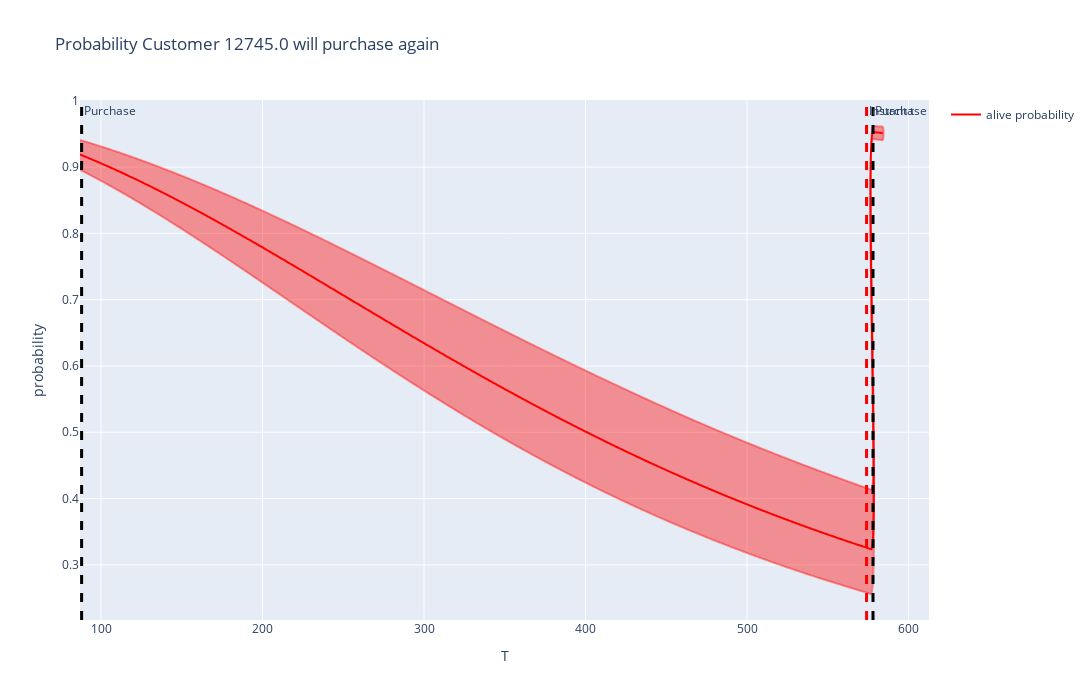

The code cell stored with this chart in its notebook:
### Code cell
bgm.plot_probability_alive(
    customer_id__,
    n_period,
    [1500, 700],
    T_future_transac
)

### Figure 1 — Plotly figure (JSON) as saved in the notebook; plotly's stock layout.template omitted (floating-point values rounded to 4 significant figures; data arrays with more than 128 entries replaced by an {"elided": "..."} marker saying what was removed)
{"data": [{"line": {"color": "rgb(255, 0, 0)", "shape": "spline"}, "name": "alive probability", "type": "scatter", "x": {"elided": "498 int values"}, "y": {"elided": "498 float values"}}, {"fill": "toself", "fillcolor": "rgba(255, 0, 0, 0.4)", "hoverinfo": "skip", "line": {"color": "rgba(255, 0, 0, 0.4)", "shape": "spline"}, "showlegend": false, "type": "scatter", "x": {"elided": "996 int values"}, "y": {"elided": "996 float values"}}], "layout": {"annotations": [{"showarrow": false, "text": "Instant t", "x": 574, "xanchor": "left", "xref": "x", "y": 1, "yanchor": "top", "yref": "y domain"}, {"showarrow": false, "text": "Purchase", "x": 88, "xanchor": "left", "xref": "x", "y": 1, "yanchor": "top", "yref": "y domain"}, {"showarrow": false, "text": "Purchase", "x": 578.0, "xanchor": "left", "xref": "x", "y": 1, "yanchor": "top", "yref": "y domain"}], "height": 700, "shapes": [{"line": {"color": "red", "dash": "dash", "width": 3}, "type": "line", "x0": 574, "x1": 574, "xref": "x", "y0": 0, "y1": 1, "yref": "y domain"}, {"line": {"color": "black", "dash": "dash", "width": 3}, "type": "line", "x0": 88, "x1": 88, "xref": "x", "y0": 0, "y1": 1, "yref": "y domain"}, {"line": {"color": "black", "dash": "dash", "width": 3}, "type": "line", "x0": 578.0, "x1": 578.0, "xref": "x", "y0": 0, "y1": 1, "yref": "y domain"}], "title": {"text": "Probability Customer 12745.0 will purchase again"}, "width": 1500, "xaxis": {"title": {"text": "T"}}, "yaxis": {"title": {"text": "probability"}}}}
